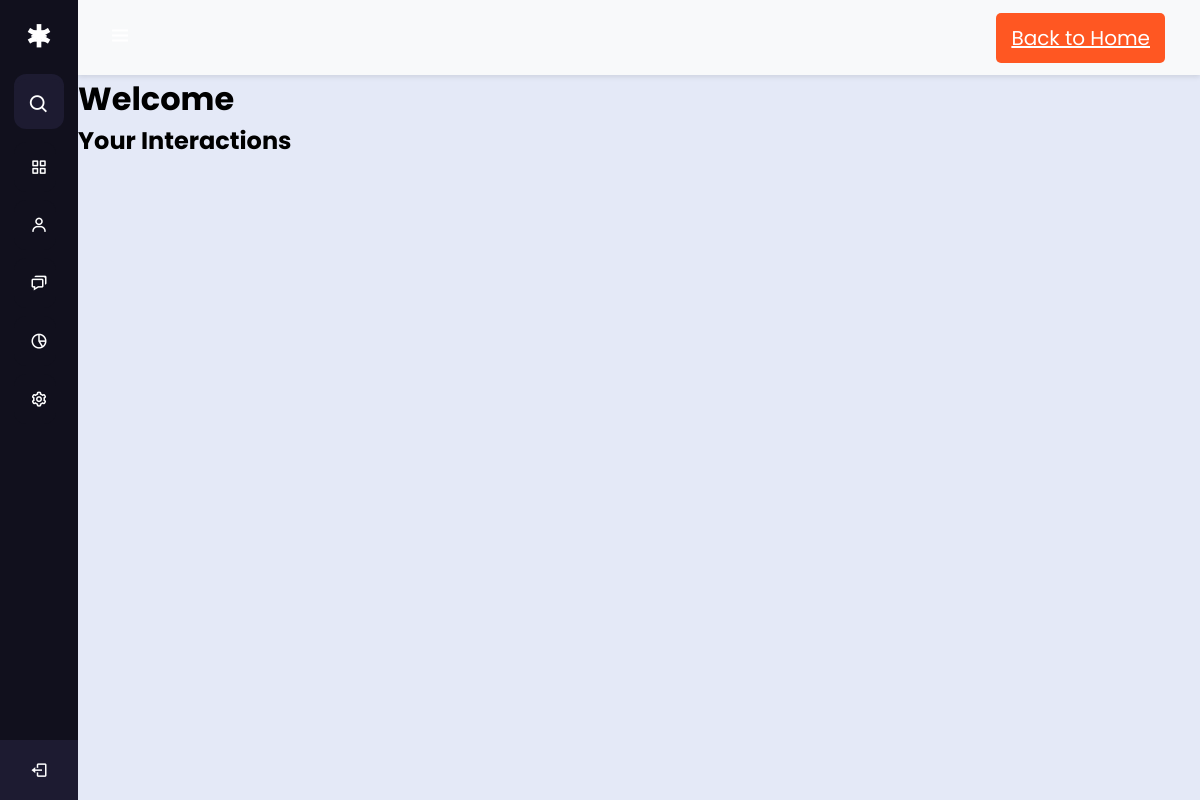
/interactions/ (signed in), run on an earlier commit of the app's database.
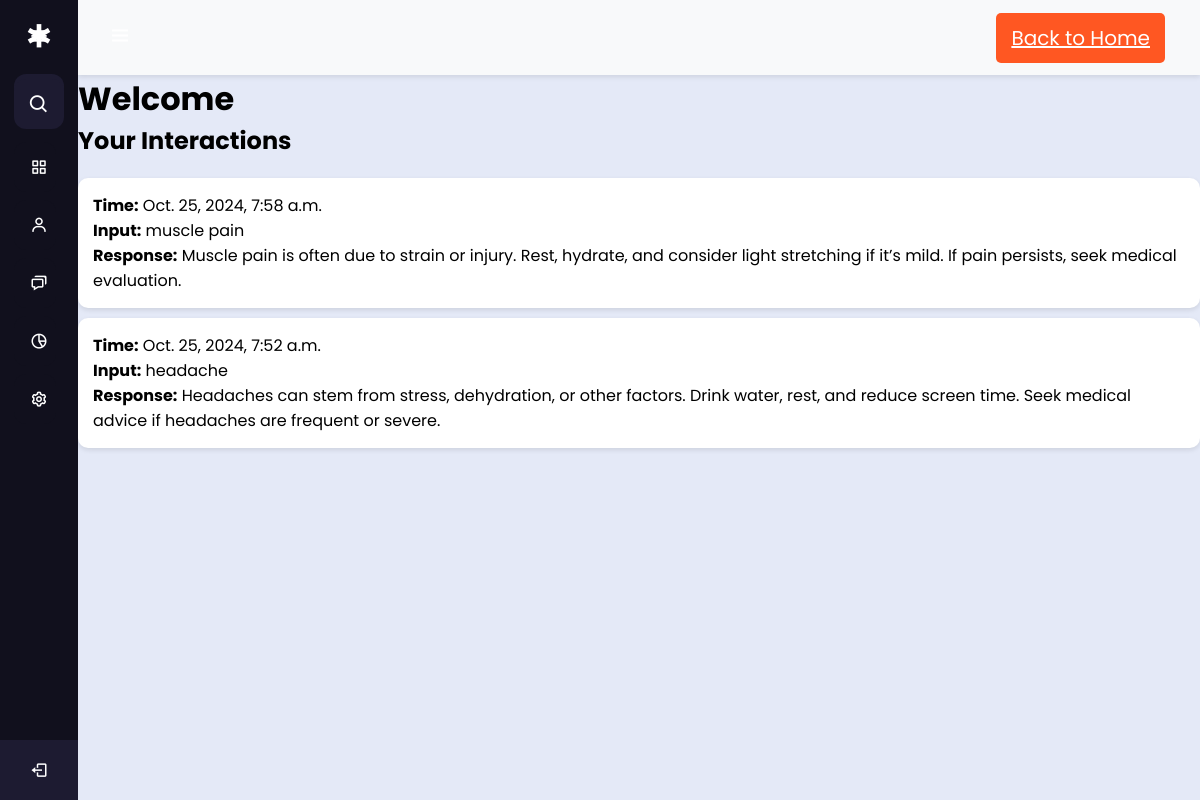
And on a later commit of the database.
### symptom_checker/models.py (models this page shows, shortened)
class Interaction(models.Model):
    user = models.ForeignKey(User, on_delete=models.CASCADE, default=default_user.id)
    user_input = models.TextField()
    ai_response = models.TextField()
    timestamp = models.DateTimeField(auto_now_add=True)
    class Meta:
        ordering = ['-timestamp']

### symptom_checker/views.py (the view)
# urls.py: path('interactions/', views.user_interactions, name='user_interactions'),
@login_required
def user_interactions(request):
    interactions = Interaction.objects.filter(user=request.user)
    try:
        template = get_template('symptom_checker/interactions.html')
    except TemplateDoesNotExist:
        print("Template not found: symptom_checker/interactions.html")
    return render(request, 'symptom_checker/interactions.html', {'interactions': interactions})

### symptom_checker/templates/symptom_checker/interactions.html (shortened to what this page needs)
{% load static %}
<!DOCTYPE html>
<html lang="en">
<head>
    <link rel="stylesheet" href="{% static 'symptom_checker/css/sidebar.css' %}">
</head>
<body>
    <div class="sidebar">
    <div class="">
        <div class="logo-details">
            <i class='bx bx-health'></i>
            <i class='bx bx-menu' id="btn"></i>
        </div>
        <ul class="nav-list">
            <li>
                <i class='bx bx-search'></i>
            </li>
            <li><a href="{% url 'home' %}"><i class='bx bx-grid-alt'></i><span class="links_name">Dashboard</span></a><span class="tooltip">Dashboard</span></li>
            <li><a href="{% url 'user_interactions' %}"><i class='bx bx-user'></i><span class="links_name">Treatment Plan</span></a><span class="tooltip">Treatment</span></li>
            <li><a href="./Pages/chat.html"><i class='bx bx-chat'></i><span class="links_name">Messages</span></a><span class="tooltip">Messages</span></li>
            <li><a href="#"><i class='bx bx-pie-chart-alt-2'></i><span class="links_name">Patient</span></a><span class="tooltip">Patient</span></li>
            <li><a href="#"><i class='bx bx-cog'></i><span class="links_name">Settings</span></a><span class="tooltip">Settings</span></li>
            <li class="profile">
                <div class="profile-details">
                    <div class="name_job">
                        <div class="name">MedCare</div>
                        <div class="job">User</div>
                    </div>
                </div>
                <a href="#"><i class='bx bx-log-out' id="log_out"></i></a>
            </li>
        </ul>
    </div>
    </div>
    <div class="home-section">
        <div class="header">
            <button class="toggle-btn" id="btn">
                <i class='bx bx-menu'></i>
            </button>
            <div class="header-right">
                <a href="{% url 'home' %}" class="SOSBtn">Back to Home</a>
            </div>
        </div>
        <div class="content">
            {% block content %}
                <h1>Welcome {{ interaction.user }}</h1>
                <h2>Your Interactions</h2>
                <ul class="interactions-list">
                    {% for interaction in interactions %}
                        <li class="interaction-item">
                            <strong>Time:</strong> {{ interaction.timestamp }}<br>
                            <strong>Input:</strong> {{ interaction.user_input }}<br>
                            <strong>Response:</strong> {{ interaction.ai_response }}
                        </li>
                    {% endfor %}
                </ul>
            {% endblock %}
        </div>
    </div>
</body>
</html>

What changed in the data, as far as the page shows it:
added Interaction: timestamp "Oct. 25, 2024, 7:58 a.m.", user_input "muscle pain", ai_response "Muscle pain is often due to strain or injury. Rest, hydrate, and consider light stretching if it’s mild. If pain persists, seek medical evaluation."
added Interaction: timestamp "Oct. 25, 2024, 7:52 a.m.", user_input "headache", ai_response "Headaches can stem from stress, dehydration, or other factors. Drink water, rest, and reduce screen time. Seek medical advice if headaches are frequent or severe."
